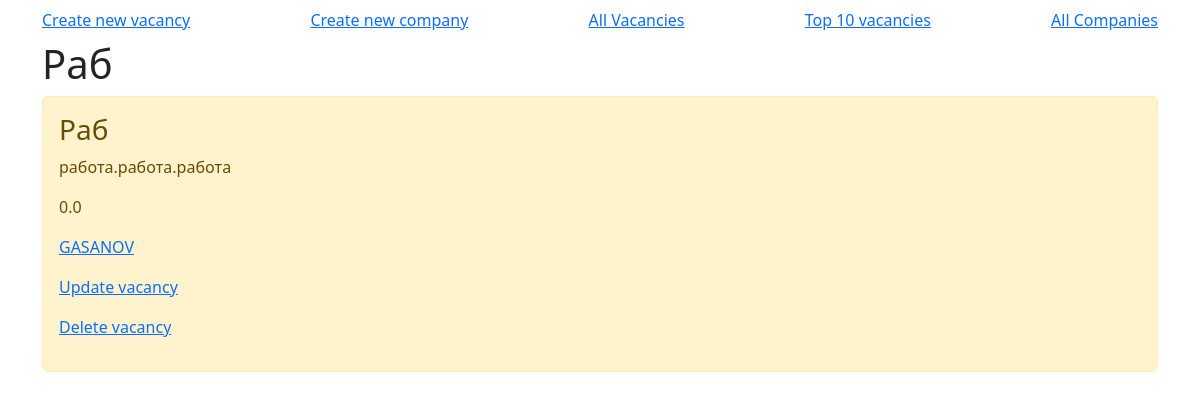
Page /api/vacancies/2 on the committed database.
### api/models.py (models this page shows, shortened)
class Vacancy(models.Model):
    name = models.CharField('Name of vacancy',max_length=50)
    description = models.TextField('Description')
    salary = models.FloatField('Salary')
    company = models.ForeignKey(Company, on_delete = models.CASCADE)
    class Meta:
        verbose_name = 'Vacancy'
        verbose_name_plural = 'Vacancies'

class Company(models.Model):
    name = models.CharField('Name of company',max_length=50)
    description = models.TextField('Description')
    city = models.CharField('City',max_length=50)
    address = models.TextField('Address')
    class Meta:
        verbose_name = 'Company'
        verbose_name_plural = 'Companies'

### api/views.py (the view)
# urls.py: path('api/vacancies/<int:id>', views.VacancyView.as_view()),
class VacancyView(View):
    def get(self, request,id):
        vacancy = get_object_or_404(Vacancy, id=id)
        return render(request, 'api/vacancy.html',{'title' : vacancy.name, 'vacancy' : vacancy})

### api/templates/api/vacancy.html (shortened to what this page needs)
{% extends 'api/base.html' %}
{% block content %}
    <h1>{{ title }}</h1>
    <div class="alert alert-warning mt-2">
            <h3>{{ vacancy.name }}</h3>
            <p>{{ vacancy.description }}</p>
            <p>{{ vacancy.salary }}</p>
            <a href="/api/companies/{{ vacancy.company.id}}"><p>{{ vacancy.company.name }}</p></a>
            <a href="/api/update/{{vacancy.id}}?type=vacancy"><p>Update vacancy</p></a>
            <a href="/api/delete/{{vacancy.id}}?type=vacancy"><p>Delete vacancy</p></a>
        </div>
{% endblock %}

### rows in the picture
Vacancy: name "Раб", description "работа.работа.работа", salary "0.0", company.name "GASANOV"
